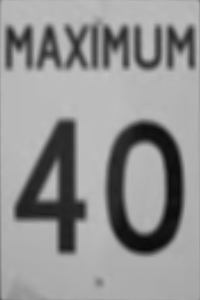
//> input picture speed_40.bmp, 200 x 300 px
$ ./main   (built with g++ and OpenCV 4)
//> lines starting //> are read from the running program, lines starting //| are printed output that depends on the picture; after the words box and inside, x2 and y2 are one past the last pixel; in counts of white or black regions, pixels touching at a corner belong together
#include "opencv2/core/core.hpp"
#include "opencv2/highgui/highgui.hpp"
#include "opencv2/imgproc/imgproc.hpp"
#include "opencv2/calib3d/calib3d.hpp"
#include <iostream>
#include <stdio.h>
#include <stdlib.h>

#define WARPED_XSIZE 200
#define WARPED_YSIZE 300

using namespace cv;
using namespace std;

Mat src;
Mat src_gray;
Mat warped_result;
Mat speed_80;
Mat speed_40;
int canny_thresh = 120;
RNG rng(12345);


#define VERY_LARGE_VALUE 100000

#define NO_MATCH    0
#define STOP_SIGN            1
#define SPEED_LIMIT_40_SIGN  2
#define SPEED_LIMIT_80_SIGN  3

static double angle(Point pt1, Point pt2, Point pt0)
{
	double dx1 = pt1.x - pt0.x;
	double dy1 = pt1.y - pt0.y;
	double dx2 = pt2.x - pt0.x;
	double dy2 = pt2.y - pt0.y;
	return (dx1*dx2 + dy1 * dy2) / sqrt((dx1*dx1 + dy1 * dy1)*(dx2*dx2 + dy2 * dy2) + 1e-10);
}

void setLabel(cv::Mat& im, const std::string label, std::vector<cv::Point>& contour)
{
	int fontface = cv::FONT_HERSHEY_SIMPLEX;
	double scale = 0.4;
	int thickness = 1;
	int baseline = 0;

	cv::Size text = cv::getTextSize(label, fontface, scale, thickness, &baseline);
	cv::Rect r = cv::boundingRect(contour);

	cv::Point pt(r.x + ((r.width - text.width) / 2), r.y + ((r.height + text.height) / 2));
	cv::rectangle(im, pt + cv::Point(0, baseline), pt + cv::Point(text.width, -text.height), CV_RGB(255, 255, 255), CV_FILLED);
	cv::putText(im, label, pt, fontface, scale, CV_RGB(0, 0, 0), thickness, 8);
}

/** @function main */
int main(int argc, char** argv)
{
	int sign_recog_result = NO_MATCH;
	speed_40 = imread("speed_40.bmp", 0);
//> speed_40 is the input picture: 300 rows x 200 cols, CV_8UC1; min 10, max 194, mean 146.9
	speed_80 = imread("speed_80.bmp", 0);
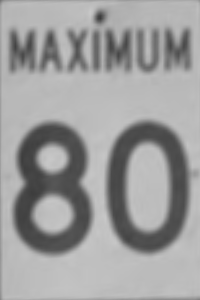
//> input picture speed_80.bmp, 200 x 300 px
//> speed_80 is the input picture: 300 rows x 200 cols, CV_8UC1; min 60, max 200, mean 157.1

	// you run your program on these three examples (uncomment the two lines below)
	//string sign_name = "stop4";
	 //string sign_name = "stop_sign";
	 string sign_name = "oct";
	// [6 lines of commented-out code are left out]
	string final_sign_input_name = sign_name + ".jpg";
	string final_sign_output_name = sign_name + "_result" + ".jpg";

	/// Load source image and convert it to gray
	src = imread(final_sign_input_name, 1);
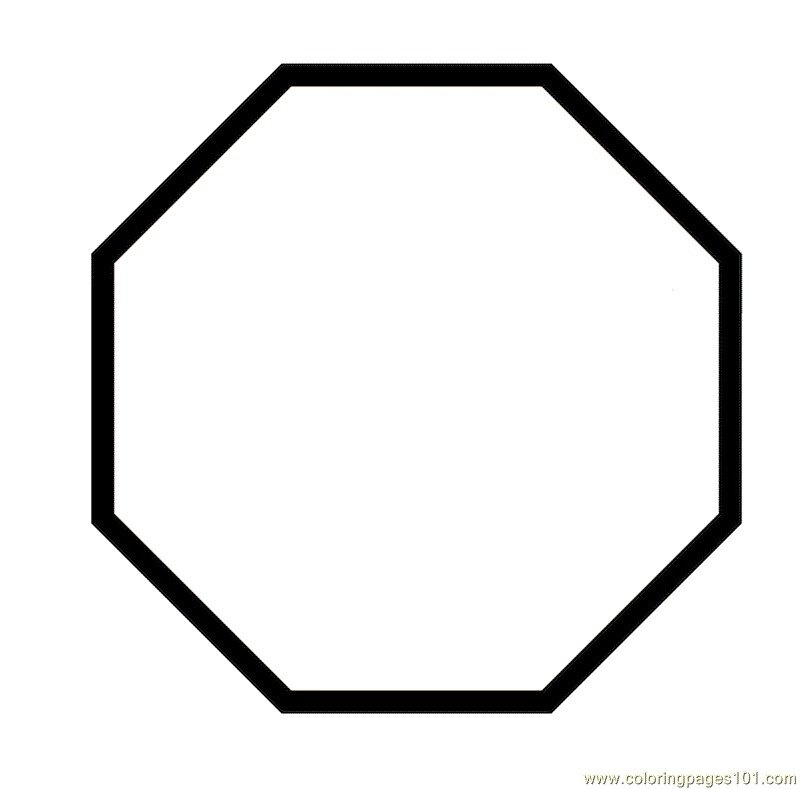
//> input picture oct.jpg, 800 x 789 px
//> src is the input picture: 789 rows x 800 cols, CV_8UC3; mean B, G, R 235.6, 235.7, 235.7

	vector<vector<Point> > contours;
	vector<Mat> matList;

	vector<Vec4i> hierarchy;
	int cannyThread = 120;

	Mat sclo;
	Mat sclu;
	Mat timg;

	//pyrDown(src, sclo, Size(src.cols / 2, src.rows / 2));
	//pyrUp(sclo, timg, src.size());

		Mat output;
		cv::Canny(src, output, cannyThread, cannyThread*2, 3);
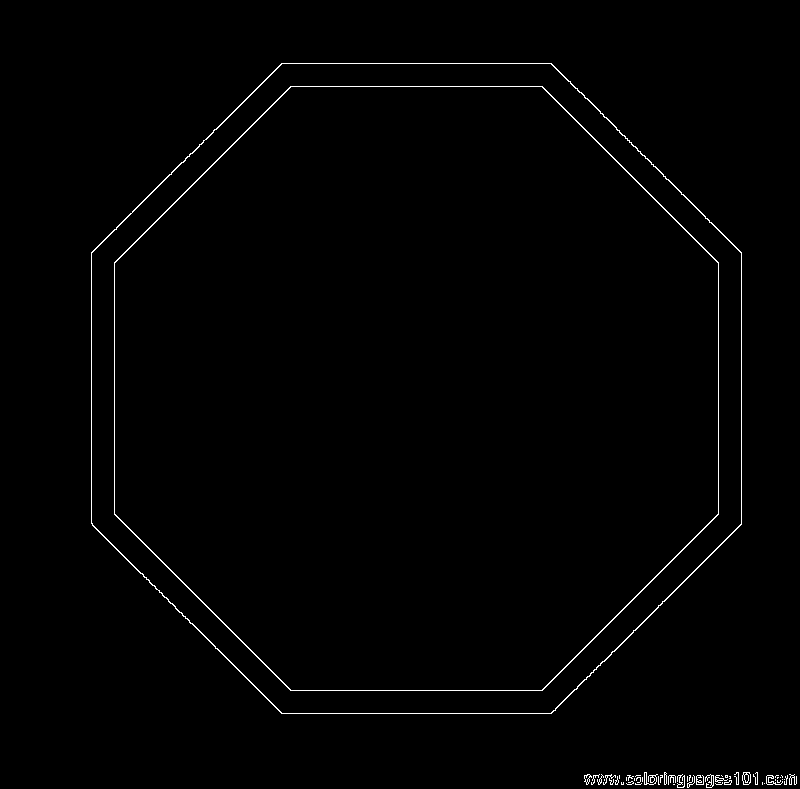
//> output: 789 rows x 800 cols, CV_8UC1; 0.94% white in thin lines or dots, all inside (x1, y1, x2, y2) = (91, 63, 797, 788)

		Mat  c = Mat::zeros(output.size(), CV_8UC3);

		Mat  polyD = Mat::zeros(output.size(), CV_8UC3);
		cv::findContours(output, contours,hierarchy, RETR_LIST, CHAIN_APPROX_SIMPLE, Point(0, 0));
//> contours = 80 contours, 63 with area under 20; largest, box (x1, y1, x2, y2) and area: (91, 63, 742, 714) 350719, (91, 63, 742, 714) 350016, (114, 86, 719, 691) 302864, (114, 86, 719, 691) 302158, (742, 772, 751, 785) 86
		Mat outputCurve;
		vector<Point> po;

		//Mat con = Mat(contours);

		cv::Mat dst = polyD.clone();

		vector<vector<Point> > upgradedContours;
		Mat up = Mat::zeros(output.size(), CV_8UC3);
		int numberOfOctAngles = 0;
		Mat outputC;

		for (int i = 0; i < contours.size(); i++) {


			vector<Point> point = contours.at(i);
		//	Mat outputC;
			Mat input = Mat(contours.at(i));


			cv::approxPolyDP(Mat(contours[i]), outputC, contours[i].size()*.008, true);
			cv::approxPolyDP(Mat(contours[i]), po, contours[i].size()*.008, true);


			if (po.size() == 8) {

				setLabel(dst, "OCt", contours[i]);    // stop Sign
				Scalar color = Scalar(rng.uniform(0, 1), rng.uniform(0, 1), rng.uniform(0, 1));
			//	drawContours(dst, contours[i], i, color, 1, 8, hierarchy, 0);
				upgradedContours.push_back(po);

			}

			if (po.size() > 8) {


				double cosAngle;
				for (int j = 2; j < po.size() + 1; j++)
				{

					double cosine = fabs(angle(po[j % po.size()], po[j - 2], po[j - 1]));
					//cout << " cosAngle between points" << cosine << endl;
					if (cosine > 0.69 && cosine < 0.71) numberOfOctAngles++;

				//	cout << "Number of OctAngles"  << numberOfOctAngles << endl;
				}

			}

			//imshow("oct", dst);
			cout << outputC.size() << endl;
			matList.push_back(outputC);

			outputC.release();

			//


		}
//> this loop made 80 passes
//> numberOfOctAngles on passes 12, 13, 14, 27, 32, 35, 41, 43, 46, 47, 50, 51: 11, 17, 21, 31, 40, 49, 57, 65, 90, 97, 113, 134
//> po on passes 2, 3, 5, 17, 18, 19: 2 Points (x, y): [673, 784], [674, 784], 1 Point (x, y): [764, 783], 2 Points (x, y): [762, 782], [762, 784], 1 Point (x, y): [784, 779], 1 Point (x, y): [782, 779], 2 Points (x, y): [775, 779], [775, 780]
//| [1 x 6]
//| [1 x 2]
//| [1 x 1]
//| [1 x 6]
//| [1 x 2]
//| [1 x 8]
//| [1 x 7]
//| [1 x 6]
//> (output is shown up to pass 8 of 80)
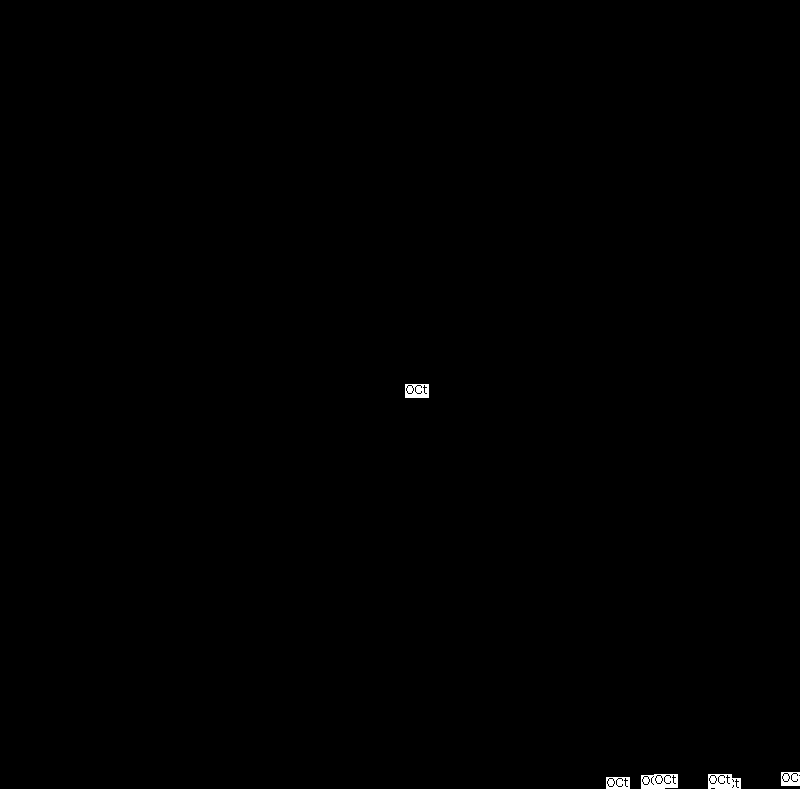
//> dst: 789 rows x 800 cols, CV_8UC3; 0.25% white; 5 white regions, box (x1, y1, x2, y2) and area: (641, 774, 678, 789) 444, (708, 774, 741, 789) 382, (405, 384, 429, 398) 282, (606, 777, 630, 789) 234, (781, 772, 800, 786) 224
//> after the loop, po = 8 Points (x, y): [281, 63], [91, 252], [91, 523], [281, 713], [551, 713], [741, 524], [741, 252], [551, 63]; numberOfOctAngles = 412


		cout << "Number of OctAngles" << numberOfOctAngles << endl;
//| Number of OctAngles412


		for (int i = 0; i < contours.size(); i++) {
    Scalar color = Scalar(rng.uniform(0, 255), rng.uniform(0, 255), rng.uniform(0, 255));


    drawContours(polyD, matList, i, color, 1, 8, hierarchy, 0);
			}
//> this loop made 80 passes
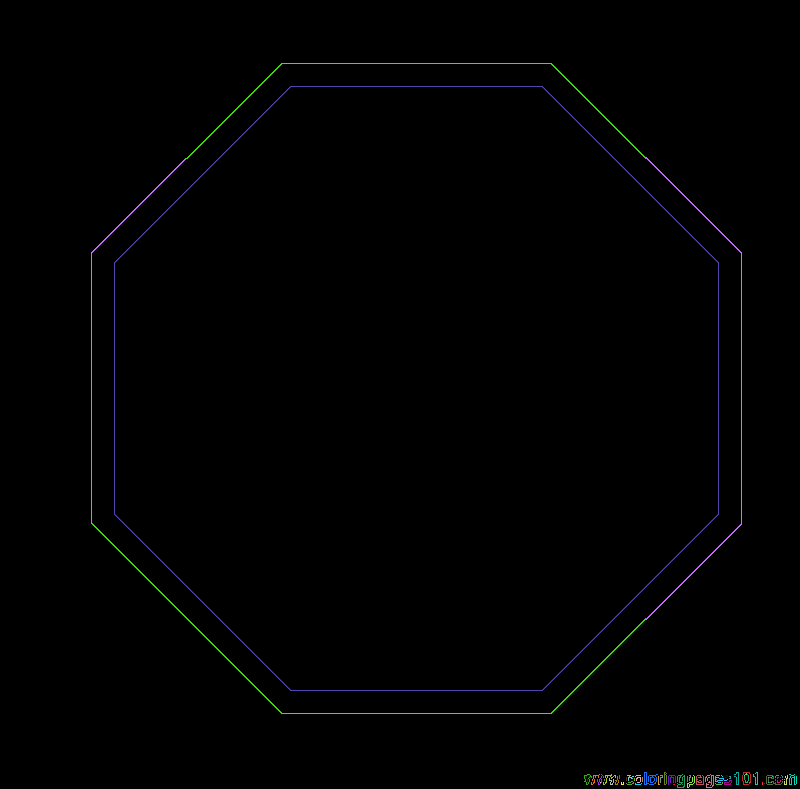
//> polyD: 789 rows x 800 cols, CV_8UC3; mean B, G, R 1, 1.2, 0.9


		for (int i = 0; i< contours.size(); i++)
		{
			Scalar color = Scalar(rng.uniform(0, 255), rng.uniform(0, 255), rng.uniform(0, 255));
			drawContours(c, contours, i, color, 1, 8, hierarchy, 0, Point());


		}

		for (int i = 0; i < upgradedContours.size(); i++) {
			Scalar color = Scalar(rng.uniform(254, 255), rng.uniform(254, 255), rng.uniform(254, 255));


			drawContours(c, upgradedContours, i, color, 1, 8, hierarchy, 0);
		}
//> this loop made 11 passes
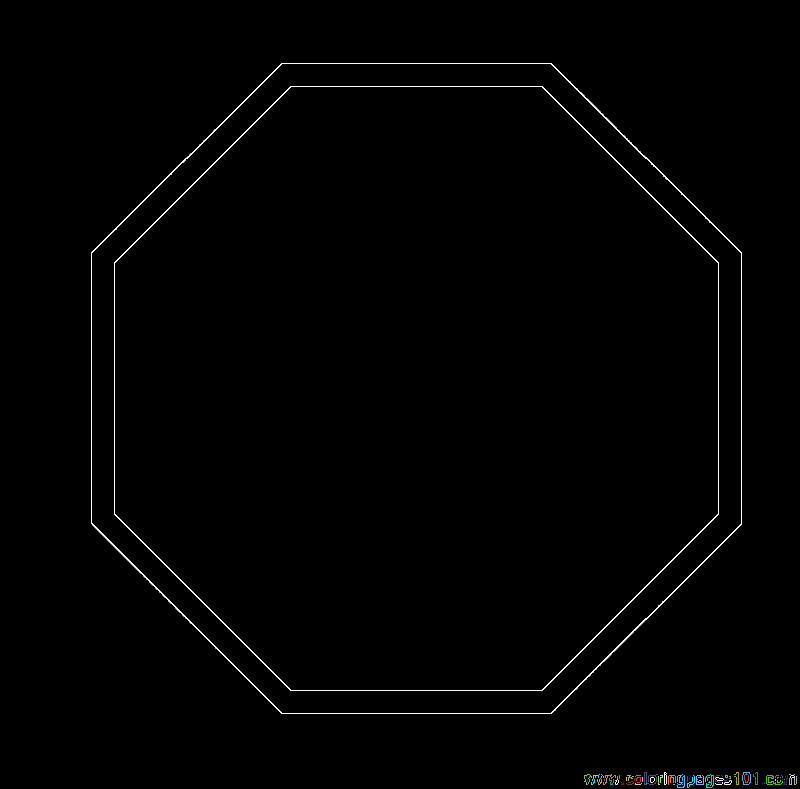
//> c: 789 rows x 800 cols, CV_8UC3; mean B, G, R 2.2, 2.3, 2.2
	// [17 lines of commented-out code are left out]


		int canny = 200;
		Mat cOut, cnOut;

		vector<vector<Point> > conts;
		vector<Vec4i> hierarchy2;


		cv::Canny(c, cOut, canny, canny * 2, 3);
//> cOut: 789 rows x 800 cols, CV_8UC1; 1.3% white in thin lines or dots, all inside (x1, y1, x2, y2) = (90, 62, 798, 789)

// [11 lines of commented-out code are left out]

		imshow("PolyD", polyD);

	imshow("canny" , output);

	imshow("Countirs", c);

	/// Convert image to gray and blur it
	cvtColor(src, src_gray, COLOR_BGR2GRAY);
	blur(src_gray, src_gray, Size(5, 5));
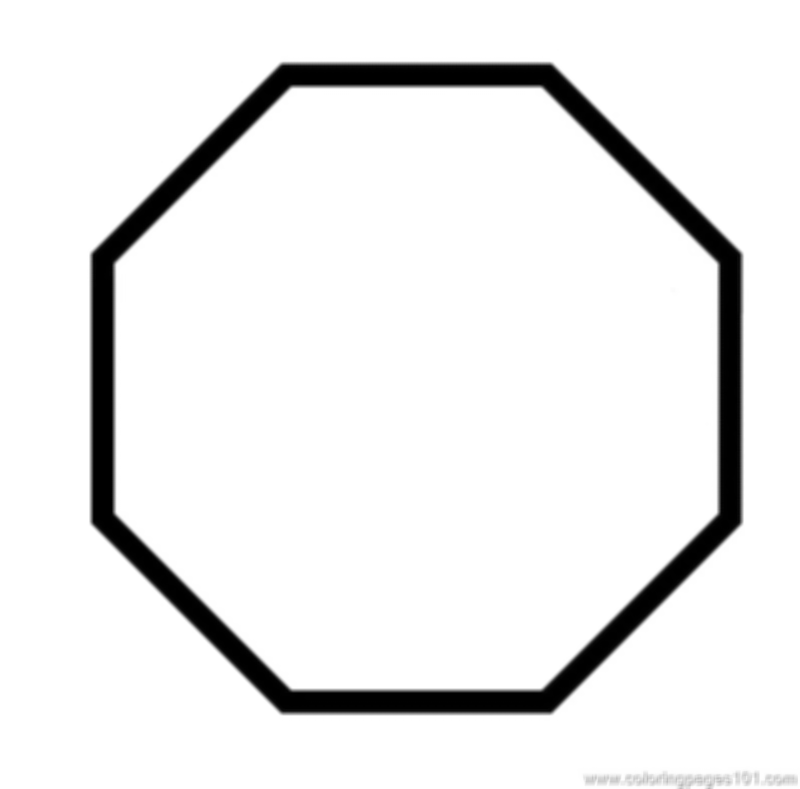
//> src_gray: 789 rows x 800 cols, CV_8UC1; min 0, max 255, mean 235.7
	warped_result = Mat(Size(WARPED_XSIZE, WARPED_YSIZE), src_gray.type());


	// here you add the code to do the recognition, and set the variable
	// sign_recog_result to one of STOP_SIGN, SPEED_LIMIT_40_SIGN, SPEED_LIMIT_80_SIGN, or NO_MATCH

	string text;
	if (sign_recog_result == SPEED_LIMIT_40_SIGN) text = "Speed 40";
	else if (sign_recog_result == SPEED_LIMIT_80_SIGN) text = "Speed 80";
	else if (sign_recog_result == STOP_SIGN) text = "Stop";
	else if (sign_recog_result == NO_MATCH) text = "Fail";

	//font
	int fontFace = FONT_HERSHEY_SCRIPT_SIMPLEX;
	double fontScale = 2;
	int thickness = 3;
	cv::Point textOrg(10, 130);
	cv::putText(src, text, textOrg, fontFace, fontScale, Scalar::all(255), thickness, 8);

	/// Create Window
	const char* source_window = "Result";
	namedWindow(source_window, WINDOW_AUTOSIZE);
	imshow(source_window, src);
	imwrite(final_sign_output_name, src);

	waitKey(0);

	return(0);
}
